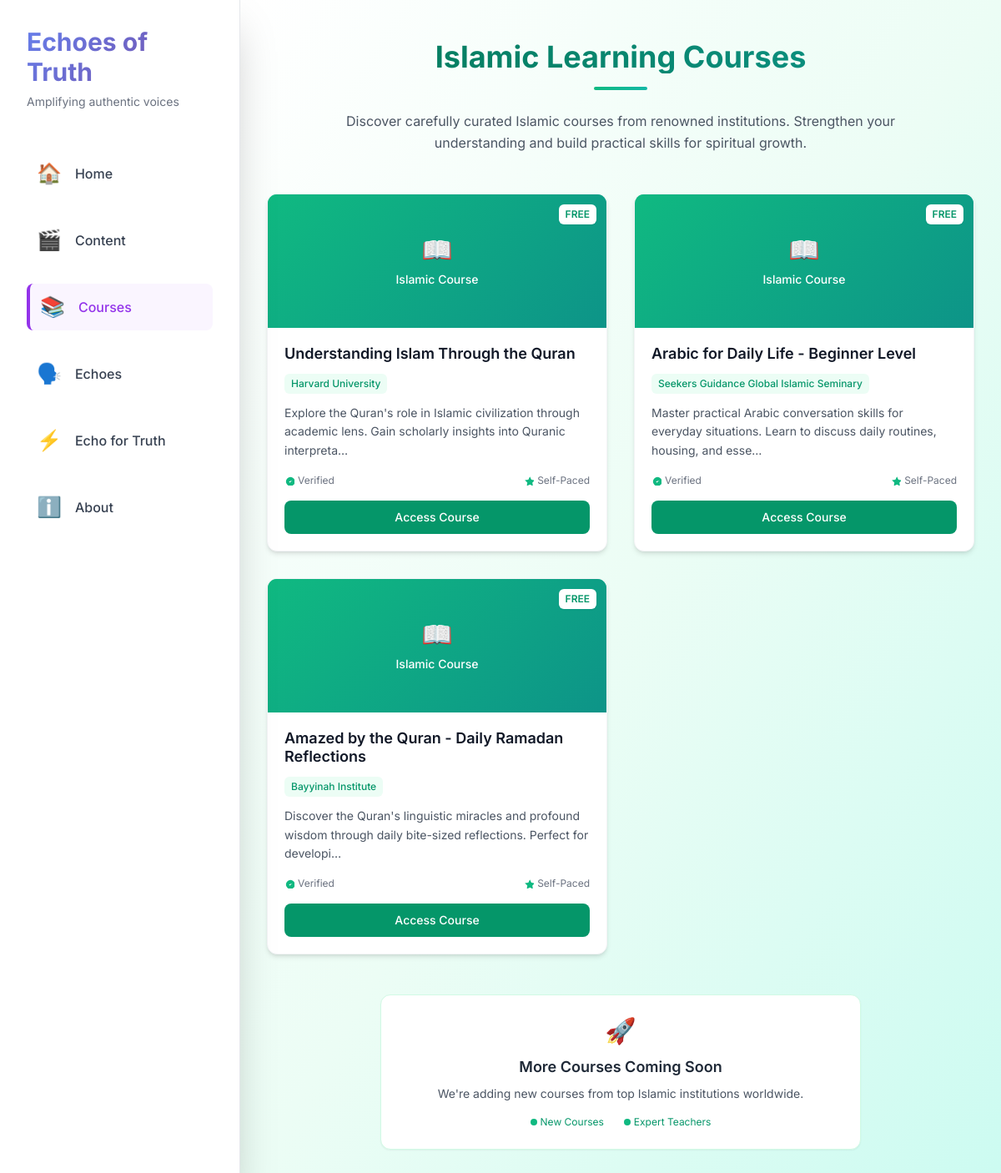
Page /courses/ on the committed database.
### core/models.py (models this page shows, shortened)
class Course(models.Model):
    title = models.CharField(max_length=200)
    description = models.TextField()
    link = models.URLField(max_length=400)
    thumbnail = models.URLField(help_text="Paste an image URL")
    source = models.CharField(max_length=100, blank=True, help_text="e.g., YouTube, AlMaghrib, etc.")
    created_at = models.DateTimeField(auto_now_add=True)

### core/views.py (the view)
# urls.py: path('courses/', views.courses, name='courses'),
def courses(request):
    courses = Course.objects.order_by('-created_at')
    return render(request, 'core/courses.html', {'courses': courses})

### core/templates/core/courses.html (shortened to what this page needs)
{% extends "core/layout.html" %}
{% load static %}
{% block content %}
<div class="min-h-screen bg-gradient-to-br from-white via-emerald-50 to-teal-100 py-12 px-4 sm:px-6 lg:px-8">
  <div class="max-w-6xl mx-auto">
    <div class="text-center mb-12">
      <h1 class="text-3xl md:text-4xl font-bold text-emerald-800 mb-4 bg-gradient-to-r from-emerald-700 to-teal-600 bg-clip-text text-transparent">
      </h1>
      <div class="w-16 h-1 bg-gradient-to-r from-emerald-500 to-teal-500 mx-auto mb-6 rounded-full"></div>
      <p class="text-gray-600 text-base max-w-2xl mx-auto leading-relaxed">
        Discover carefully curated Islamic courses from renowned institutions. Strengthen your understanding and build practical skills for spiritual growth.
      </p>
    </div>
    <div class="grid gap-6 md:gap-8 lg:grid-cols-2 xl:grid-cols-3">
      {% for course in courses %}
      <div class="bg-white rounded-xl shadow-md hover:shadow-lg transition-all duration-300 overflow-hidden border border-gray-100 hover:border-emerald-200">
        <div class="relative h-40 bg-gradient-to-br from-emerald-400 to-teal-500 overflow-hidden">
          <div class="fallback-design absolute inset-0 {% if course.thumbnail %}hidden{% endif %} flex items-center justify-center bg-gradient-to-br from-emerald-500 to-teal-500 text-white">
            <div class="text-center">
              <div class="text-3xl mb-2">📖</div>
              <div class="text-sm font-medium">Islamic Course</div>
            </div>
          </div>
          <div class="absolute top-3 right-3 bg-white text-emerald-600 px-2 py-1 rounded-md text-xs font-semibold shadow-sm">
            FREE
          </div>
        </div>
        <div class="p-5">
          <h3 class="text-lg font-semibold text-gray-900 mb-3 leading-tight">
            {{ course.title }}
          </h3>
          {% if course.source %}
          <div class="flex items-center mb-3">
            <span class="text-xs text-emerald-600 bg-emerald-50 px-2 py-1 rounded-md font-medium">
              {{ course.source }}
            </span>
          </div>
          {% endif %}
          <p class="text-gray-600 text-sm leading-relaxed mb-4">
            {% if course.description %}
              {% if course.description|length > 120 %}
                {{ course.description|truncatechars:120 }}
              {% else %}
                {{ course.description }}
              {% endif %}
            {% else %}
              Explore this comprehensive Islamic course designed to deepen your understanding and strengthen your faith through structured learning.
            {% endif %}
          </p>
          <div class="flex items-center justify-between text-xs text-gray-500 mb-4">
            <span class="flex items-center gap-1">
              <svg class="w-3 h-3 text-emerald-500" fill="currentColor" viewBox="0 0 20 20">
                <path d="M9 12l2 2 4-4m6 2a9 9 0 11-18 0 9 9 0 0118 0z"/>
              </svg>
              Verified
            </span>
            <span class="flex items-center gap-1">
              <svg class="w-3 h-3 text-emerald-500" fill="currentColor" viewBox="0 0 20 20">
                <path d="M12 2l3.09 6.26L22 9.27l-5 4.87 1.18 6.88L12 17.77l-6.18 3.25L7 14.14 2 9.27l6.91-1.01L12 2z"/>
              </svg>
              Self-Paced
            </span>
          </div>
          <a href="{{ course.link }}"
             target="_blank"
             rel="noopener noreferrer"
             class="block w-full bg-emerald-600 hover:bg-emerald-700 text-white text-sm font-medium px-4 py-2.5 rounded-lg transition-colors duration-200 text-center">
            Access Course
          </a>
        </div>
      </div>
      {% endfor %}
    </div>
    <div class="mt-12 text-center">
      <div class="bg-white rounded-xl p-6 max-w-xl mx-auto border border-emerald-100 shadow-sm">
        <div class="text-3xl mb-3">🚀</div>
        <h3 class="text-lg font-semibold text-gray-800 mb-2">More Courses Coming Soon</h3>
        <p class="text-gray-600 text-sm mb-4">
          We're adding new courses from top Islamic institutions worldwide.
        </p>
        <div class="flex justify-center gap-6 text-xs text-emerald-600">
          <span class="flex items-center gap-1">
            <div class="w-2 h-2 bg-emerald-500 rounded-full"></div>
            New Courses
          </span>
          <span class="flex items-center gap-1">
            <div class="w-2 h-2 bg-emerald-500 rounded-full"></div>
            Expert Teachers
          </span>
        </div>
      </div>
    </div>
  </div>
</div>
{% endblock %}

### core/templates/core/layout.html (shortened to what this page needs)
<!DOCTYPE html>
<html lang="en">
<head>
    <script src="https://cdn.tailwindcss.com"></script>
</head>
<body class="bg-gray-50 overflow-x-hidden">
<aside class="hidden lg:block w-72 bg-white text-gray-800 p-8 fixed h-full shadow-2xl border-r border-gray-200 z-40">
    <div class="mb-12">
        <h1 class="text-3xl font-bold text-gradient mb-2">Echoes of Truth</h1>
        <p class="text-sm text-gray-500">Amplifying authentic voices</p>
    </div>
    <nav class="space-y-6">
        <a href="{% url 'home' %}" class="flex items-center space-x-4 text-gray-700 hover:text-purple-600 transition-colors p-3 rounded-lg hover:bg-purple-50 group ">
            <span class="text-2xl group-hover:scale-110 transition-transform">🏠</span>
            <span class="font-medium">Home</span>
        </a>
        <a href="{% url 'content_list' %}" class="flex items-center space-x-4 text-gray-700 hover:text-purple-600 transition-colors p-3 rounded-lg hover:bg-purple-50 group ">
            <span class="text-2xl group-hover:scale-110 transition-transform">🎬</span>
            <span class="font-medium">Content</span>
        </a>
        <a href="{% url 'courses' %}" class="flex items-center space-x-4 text-gray-700 hover:text-purple-600 transition-colors p-3 rounded-lg hover:bg-purple-50 group {% if request.resolver_match.url_name == 'courses' %}text-purple-600 bg-purple-50 border-l-4 border-purple-600{% endif %}">
            <span class="text-2xl group-hover:scale-110 transition-transform">📚</span>
            <span class="font-medium">Courses</span>
        </a>
        <a href="{% url 'ai' %}" class="flex items-center space-x-4 text-gray-700 hover:text-purple-600 transition-colors p-3 rounded-lg hover:bg-purple-50 group ">
            <span class="text-2xl group-hover:scale-110 transition-transform">🗣️</span>
            <span class="font-medium">Echoes</span>
        </a>
        <a href="{% url 'echo_for_truth' %}" class="flex items-center space-x-4 text-gray-700 hover:text-purple-600 transition-colors p-3 rounded-lg hover:bg-purple-50 group ">
            <span class="text-2xl group-hover:scale-110 transition-transform">⚡</span>
            <span class="font-medium">Echo for Truth</span>
        </a>
        <a href="{% url 'about' %}" class="flex items-center space-x-4 text-gray-700 hover:text-purple-600 transition-colors p-3 rounded-lg hover:bg-purple-50 group ">
            <span class="text-2xl group-hover:scale-110 transition-transform">ℹ️</span>
            <span class="font-medium">About</span>
        </a>
    </nav>
</aside>
<main class="lg:ml-72 pb-20 lg:pb-0">
    {% block content %}
    {% endblock %}
</main>
</body>
</html>

### core/templates/core/layout.html (style rules this page uses)
* { font-family: 'Inter', sans-serif; }
.text-gradient { background: linear-gradient(135deg, #667eea 0%, #764ba2 100%); -webkit-background-clip: text; -webkit-text-fill-color: transparent; }

### core/templates/core/courses.html (style rules this page uses)
.grid > div { display: flex; flex-direction: column; }
.grid > div > div:last-child { flex-grow: 1; display: flex; flex-direction: column; }
.grid > div > div:last-child > a { margin-top: auto; }
.leading-tight { line-height: 1.25; }
.leading-relaxed { line-height: 1.625; }
.block { display: block; }
.fallback-design { background: linear-gradient(135deg, #10b981, #0d9488); }

### rows in the picture
Course: title "Understanding Islam Through the Quran", source "Harvard University", description "Explore the Quran's role in Islamic civilization through academic lens. Gain scholarly insights into Quranic interpreta…"
Course: title "Arabic for Daily Life - Beginner Level", source "Seekers Guidance Global Islamic Seminary", description "Master practical Arabic conversation skills for everyday situations. Learn to discuss daily routines, housing, and esse…"
Course: title "Amazed by the Quran - Daily Ramadan Reflections", source "Bayyinah Institute", description "Discover the Quran's linguistic miracles and profound wisdom through daily bite-sized reflections. Perfect for developi…"
